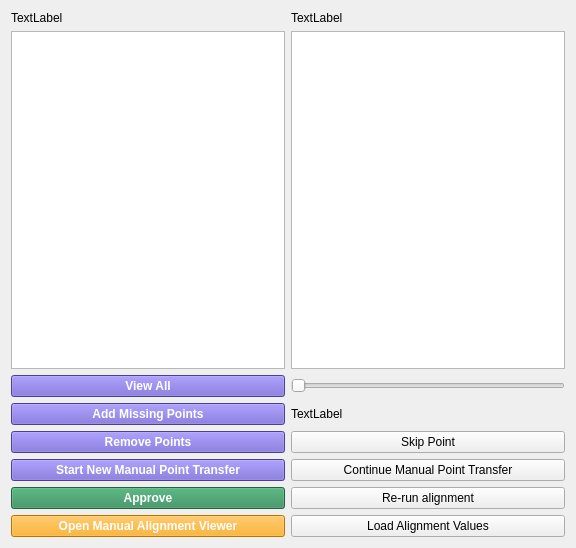
<?xml version="1.0" encoding="UTF-8"?>
<ui version="4.0">
 <class>Form</class>
 <widget class="QWidget" name="Form">
  <property name="geometry">
   <rect>
    <x>0</x>
    <y>0</y>
    <width>576</width>
    <height>548</height>
   </rect>
  </property>
  <property name="windowTitle">
   <string>Form</string>
  </property>
  <layout class="QGridLayout" name="gridLayout">
   <item row="8" column="1">
    <widget class="QPushButton" name="load_manual_alignment_button">
     <property name="text">
      <string>Load Alignment Values</string>
     </property>
    </widget>
   </item>
   <item row="8" column="0">
    <widget class="QPushButton" name="open_alignment_gui_button">
     <property name="styleSheet">
      <string notr="true">background-color: #FFA500; color: white; font-weight: bold;</string>
     </property>
     <property name="text">
      <string>Open Manual Alignment Viewer</string>
     </property>
    </widget>
   </item>
   <item row="7" column="0">
    <widget class="QPushButton" name="approve_button">
     <property name="styleSheet">
      <string notr="true">background-color: #2E8B57; color: white; font-weight: bold;</string>
     </property>
     <property name="text">
      <string>Approve</string>
     </property>
    </widget>
   </item>
   <item row="7" column="1">
    <widget class="QPushButton" name="rerun_button">
     <property name="text">
      <string>Re-run alignment</string>
     </property>
    </widget>
   </item>
   <item row="1" column="0">
    <widget class="QGraphicsView" name="graphics_view_static"/>
   </item>
   <item row="0" column="1">
    <widget class="QLabel" name="demo_label">
     <property name="text">
      <string>TextLabel</string>
     </property>
    </widget>
   </item>
   <item row="0" column="0">
    <widget class="QLabel" name="detail_label">
     <property name="text">
      <string>TextLabel</string>
     </property>
    </widget>
   </item>
   <item row="4" column="1">
    <widget class="QLabel" name="height_label">
     <property name="text">
      <string>TextLabel</string>
     </property>
    </widget>
   </item>
   <item row="3" column="0">
    <widget class="QPushButton" name="full_view_button">
     <property name="styleSheet">
      <string notr="true">background-color: #6A5ACD;
color: white;
font-weight: bold;</string>
     </property>
     <property name="text">
      <string>View All</string>
     </property>
    </widget>
   </item>
   <item row="1" column="1">
    <widget class="QGraphicsView" name="graphics_view"/>
   </item>
   <item row="4" column="0">
    <widget class="QPushButton" name="add_missing_points_button">
     <property name="styleSheet">
      <string notr="true">background-color: #6A5ACD;
color: white;
font-weight: bold;</string>
     </property>
     <property name="text">
      <string>Add Missing Points</string>
     </property>
    </widget>
   </item>
   <item row="5" column="0">
    <widget class="QPushButton" name="remove_points_button">
     <property name="styleSheet">
      <string notr="true">background-color: #6A5ACD;
color: white;
font-weight: bold;</string>
     </property>
     <property name="text">
      <string>Remove Points</string>
     </property>
    </widget>
   </item>
   <item row="6" column="0">
    <widget class="QPushButton" name="manual_button">
     <property name="styleSheet">
      <string notr="true">background-color: #6A5ACD;
color: white;
font-weight: bold;</string>
     </property>
     <property name="text">
      <string>Start New Manual Point Transfer</string>
     </property>
    </widget>
   </item>
   <item row="6" column="1">
    <widget class="QPushButton" name="manual_button2">
     <property name="text">
      <string>Continue Manual Point Transfer</string>
     </property>
    </widget>
   </item>
   <item row="5" column="1">
    <widget class="QPushButton" name="skip_point_button">
     <property name="text">
      <string>Skip Point</string>
     </property>
    </widget>
   </item>
   <item row="3" column="1">
    <widget class="QSlider" name="slider">
     <property name="orientation">
      <enum>Qt::Horizontal</enum>
     </property>
    </widget>
   </item>
  </layout>
 </widget>
 <resources/>
 <connections/>
</ui>
